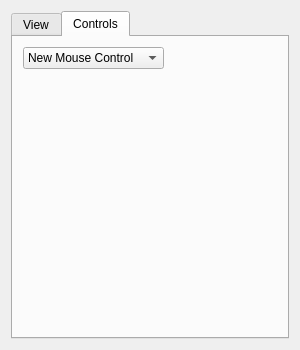
<?xml version="1.0" encoding="UTF-8"?>
<ui version="4.0">
 <class>ViewSceneControlsDialog</class>
 <widget class="QDialog" name="ViewSceneControlsDialog">
  <property name="geometry">
   <rect>
    <x>0</x>
    <y>0</y>
    <width>300</width>
    <height>350</height>
   </rect>
  </property>
  <property name="minimumSize">
   <size>
    <width>300</width>
    <height>350</height>
   </size>
  </property>
  <property name="windowTitle">
   <string>ViewScene Configuration</string>
  </property>
  <layout class="QGridLayout" name="gridLayout_2">
   <item row="0" column="0">
    <widget class="QTabWidget" name="tabWidget">
     <property name="currentIndex">
      <number>1</number>
     </property>
     <widget class="QWidget" name="viewTab_">
      <attribute name="title">
       <string>View</string>
      </attribute>
      <widget class="QGroupBox" name="groupBox">
       <property name="enabled">
        <bool>false</bool>
       </property>
       <property name="geometry">
        <rect>
         <x>8</x>
         <y>8</y>
         <width>260</width>
         <height>140</height>
        </rect>
       </property>
       <property name="font">
        <font>
         <weight>75</weight>
         <bold>true</bold>
        </font>
       </property>
       <property name="title">
        <string>Auto Rotate Settings</string>
       </property>
       <widget class="QPushButton" name="rotateUpButton_">
        <property name="geometry">
         <rect>
          <x>88</x>
          <y>20</y>
          <width>75</width>
          <height>23</height>
         </rect>
        </property>
        <property name="toolTip">
         <string>Rotate Object Up</string>
        </property>
        <property name="text">
         <string>Up</string>
        </property>
       </widget>
       <widget class="QPushButton" name="rotateLeftButton_">
        <property name="geometry">
         <rect>
          <x>40</x>
          <y>50</y>
          <width>75</width>
          <height>23</height>
         </rect>
        </property>
        <property name="toolTip">
         <string>Rotate Object Left</string>
        </property>
        <property name="text">
         <string>Left</string>
        </property>
       </widget>
       <widget class="QPushButton" name="rotateRightButton_">
        <property name="geometry">
         <rect>
          <x>130</x>
          <y>50</y>
          <width>75</width>
          <height>23</height>
         </rect>
        </property>
        <property name="toolTip">
         <string>Rotate Object Right</string>
        </property>
        <property name="text">
         <string>Right</string>
        </property>
       </widget>
       <widget class="QPushButton" name="rotateDownButton_">
        <property name="geometry">
         <rect>
          <x>88</x>
          <y>80</y>
          <width>75</width>
          <height>23</height>
         </rect>
        </property>
        <property name="toolTip">
         <string>Rotate Object Down</string>
        </property>
        <property name="text">
         <string>Down</string>
        </property>
       </widget>
       <widget class="QCheckBox" name="autoRotateCheckBox_">
        <property name="geometry">
         <rect>
          <x>50</x>
          <y>110</y>
          <width>101</width>
          <height>17</height>
         </rect>
        </property>
        <property name="font">
         <font>
          <weight>75</weight>
          <bold>true</bold>
         </font>
        </property>
        <property name="toolTip">
         <string>Toggle Auto Rotate</string>
        </property>
        <property name="text">
         <string>Auto Rotate</string>
        </property>
       </widget>
      </widget>
      <widget class="QGroupBox" name="groupBox_2">
       <property name="geometry">
        <rect>
         <x>8</x>
         <y>170</y>
         <width>261</width>
         <height>80</height>
        </rect>
       </property>
       <property name="font">
        <font>
         <weight>75</weight>
         <bold>true</bold>
        </font>
       </property>
       <property name="title">
        <string>View Options</string>
       </property>
       <widget class="QCheckBox" name="orientationCheckBox_">
        <property name="geometry">
         <rect>
          <x>10</x>
          <y>20</y>
          <width>101</width>
          <height>17</height>
         </rect>
        </property>
        <property name="toolTip">
         <string>Toggle Orientation Axis</string>
        </property>
        <property name="text">
         <string>Orientation</string>
        </property>
        <property name="checked">
         <bool>true</bool>
        </property>
       </widget>
      </widget>
     </widget>
     <widget class="QWidget" name="controlsTab_">
      <attribute name="title">
       <string>Controls</string>
      </attribute>
      <widget class="QComboBox" name="mouseControlComboBox_">
       <property name="geometry">
        <rect>
         <x>10</x>
         <y>10</y>
         <width>141</width>
         <height>22</height>
        </rect>
       </property>
       <property name="currentIndex">
        <number>1</number>
       </property>
       <item>
        <property name="text">
         <string>Legacy Mouse Control</string>
        </property>
       </item>
       <item>
        <property name="text">
         <string>New Mouse Control</string>
        </property>
       </item>
      </widget>
     </widget>
    </widget>
   </item>
  </layout>
 </widget>
 <resources/>
 <connections/>
</ui>
